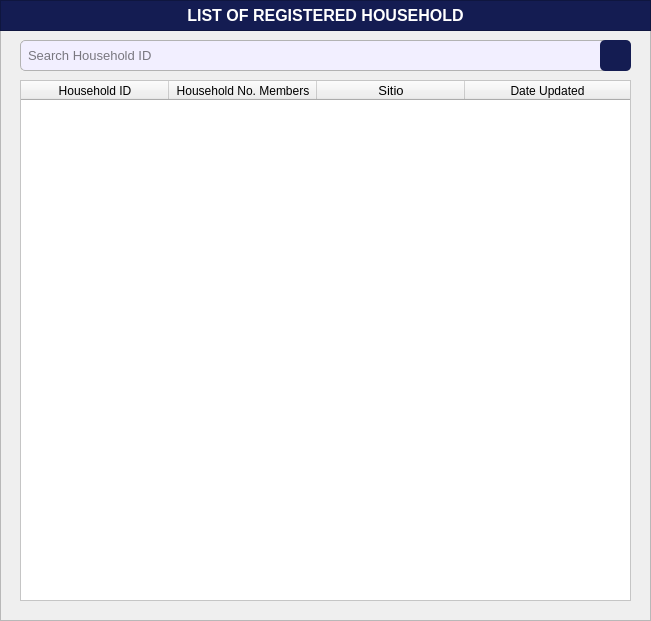
    <widget class="QFrame" name="basePopUpBodyFrame">
     <property name="geometry">
      <rect>
       <x>20</x>
       <y>20</y>
       <width>651</width>
       <height>621</height>
      </rect>
     </property>
     <property name="styleSheet">
      <string notr="true">#basePopUpBodyFrame {
	background-color: rgb(247, 247, 247);
	border: 1px solid rgb(194, 194, 194);
	border-radius: 10px;
}</string>
     </property>
     <property name="frameShape">
      <enum>QFrame::Shape::StyledPanel</enum>
     </property>
     <property name="frameShadow">
      <enum>QFrame::Shadow::Raised</enum>
     </property>
     <widget class="QFrame" name="basePopUpTitleFrame_3">
      <property name="geometry">
       <rect>
        <x>0</x>
        <y>0</y>
        <width>651</width>
        <height>31</height>
       </rect>
      </property>
      <property name="styleSheet">
       <string notr="true">#basePopUpTitleFrame_3 {
	background-color: #141c52;
}</string>
      </property>
      <property name="frameShape">
       <enum>QFrame::Shape::StyledPanel</enum>
      </property>
      <property name="frameShadow">
       <enum>QFrame::Shadow::Raised</enum>
      </property>
      <widget class="QLabel" name="label_title_3">
       <property name="geometry">
        <rect>
         <x>0</x>
         <y>0</y>
         <width>651</width>
         <height>31</height>
        </rect>
       </property>
       <property name="font">
        <font>
         <family>Arial</family>
         <pointsize>12</pointsize>
         <bold>true</bold>
        </font>
       </property>
       <property name="styleSheet">
        <string notr="true">#label_title_3{
	background-color:transparent;
	color: rgb(255, 255, 255);
}</string>
       </property>
       <property name="text">
        <string>LIST OF REGISTERED HOUSEHOLD</string>
       </property>
       <property name="alignment">
        <set>Qt::AlignmentFlag::AlignCenter</set>
       </property>
      </widget>
     </widget>
     <widget class="QLineEdit" name="cp_HouseholdName_fieldSearch">
      <property name="geometry">
       <rect>
        <x>20</x>
        <y>40</y>
        <width>611</width>
        <height>31</height>
       </rect>
      </property>
      <property name="font">
       <font>
        <family>Arial</family>
        <pointsize>10</pointsize>
       </font>
      </property>
      <property name="styleSheet">
       <string notr="true">#cp_HouseholdName_fieldSearch{
    border: 1px solid #b3b3b3;  /* Black border */
    border-radius: 5px;        /* Rounded corners */
    padding: 5px;               /* Inner spacing */
    background-color: #f2efff;  /* Gray background */
    color: #000000; 
}
</string>
      </property>
      <property name="text">
       <string/>
      </property>
      <property name="placeholderText">
       <string>Search Household ID</string>
      </property>
     </widget>
     <widget class="QPushButton" name="cp_HouseholdName_buttonSearch">
      <property name="geometry">
       <rect>
        <x>600</x>
        <y>40</y>
        <width>31</width>
        <height>31</height>
       </rect>
      </property>
      <property name="font">
       <font>
        <family>Arial</family>
        <pointsize>9</pointsize>
       </font>
      </property>
      <property name="cursor">
       <cursorShape>PointingHandCursor</cursorShape>
      </property>
      <property name="focusPolicy">
       <enum>Qt::FocusPolicy::NoFocus</enum>
      </property>
      <property name="styleSheet">
       <string notr="true">#cp_HouseholdName_buttonSearch {
    background-color:  #141c52;
    color: white;
    border-radius: 5px;
    padding: 10px; /* Optional: Adjusts spacing inside the button */
}
#cp_HouseholdName_buttonSearch:hover {
    background-color: #1a237e; /* Slightly lighter blue when hovered */
}
#cp_HouseholdName_buttonSearch:pressed {
    background-color: #0f1442; /* Darker blue when clicked */
}</string>
      </property>
      <property name="text">
       <string/>
      </property>
      <property name="icon">
       <iconset>
        <normaloff>../../../../../Desktop/CTU 2nd Year - 2nd Semester Files/PC 225L - INFORMATION MANAGEMENT LABORATORY/PROFILING_SYSTEM/Profiling-System/Assets/FuncIcons/icon_search_w.svg</normaloff>../../../../../Desktop/CTU 2nd Year - 2nd Semester Files/PC 225L - INFORMATION MANAGEMENT LABORATORY/PROFILING_SYSTEM/Profiling-System/Assets/FuncIcons/icon_search_w.svg</iconset>
      </property>
      <property name="iconSize">
       <size>
        <width>20</width>
        <height>20</height>
       </size>
      </property>
     </widget>
     <widget class="QTableWidget" name="inst_tableView_List_RegHousehold">
      <property name="geometry">
       <rect>
        <x>20</x>
        <y>80</y>
        <width>611</width>
        <height>521</height>
       </rect>
      </property>
      <property name="font">
       <font>
        <family>Arial</family>
       </font>
      </property>
      <property name="focusPolicy">
       <enum>Qt::FocusPolicy::NoFocus</enum>
      </property>
      <property name="styleSheet">
       <string notr="true">#inst_tableView_List_RegHousehold {
	background-color: white;
	color: #black;
}
</string>
      </property>
      <property name="editTriggers">
       <set>QAbstractItemView::EditTrigger::NoEditTriggers</set>
      </property>
      <property name="tabKeyNavigation">
       <bool>true</bool>
      </property>
      <property name="showDropIndicator" stdset="0">
       <bool>false</bool>
      </property>
      <attribute name="horizontalHeaderVisible">
       <bool>true</bool>
      </attribute>
      <attribute name="horizontalHeaderCascadingSectionResizes">
       <bool>false</bool>
      </attribute>
      <attribute name="horizontalHeaderDefaultSectionSize">
       <number>148</number>
      </attribute>
      <attribute name="horizontalHeaderShowSortIndicator" stdset="0">
       <bool>false</bool>
      </attribute>
      <attribute name="horizontalHeaderStretchLastSection">
       <bool>true</bool>
      </attribute>
      <attribute name="verticalHeaderVisible">
       <bool>false</bool>
      </attribute>
      <attribute name="verticalHeaderCascadingSectionResizes">
       <bool>false</bool>
      </attribute>
      <column>
       <property name="text">
        <string>Household ID</string>
       </property>
       <property name="font">
        <font>
         <family>Arial</family>
        </font>
       </property>
       <property name="background">
        <color>
         <red>211</red>
         <green>205</green>
         <blue>255</blue>
        </color>
       </property>
      </column>
      <column>
       <property name="text">
        <string>Household No. Members</string>
       </property>
       <property name="font">
        <font>
         <family>Arial</family>
        </font>
       </property>
       <property name="background">
        <color>
         <red>211</red>
         <green>205</green>
         <blue>255</blue>
        </color>
       </property>
      </column>
      <column>
       <property name="text">
        <string>Sitio</string>
       </property>
       <property name="font">
        <font>
         <family>Arial</family>
         <pointsize>10</pointsize>
        </font>
       </property>
       <property name="background">
        <color>
         <red>211</red>
         <green>205</green>
         <blue>255</blue>
        </color>
       </property>
      </column>
      <column>
       <property name="text">
        <string>Date Updated</string>
       </property>
       <property name="font">
        <font>
         <family>Arial</family>
        </font>
       </property>
       <property name="background">
        <color>
         <red>211</red>
         <green>205</green>
         <blue>255</blue>
        </color>
       </property>
      </column>
     </widget>
    </widget>
